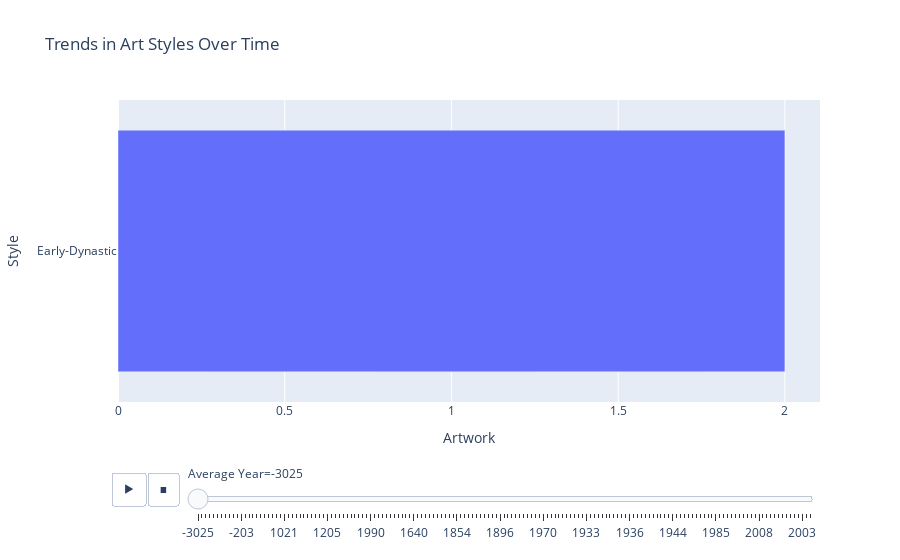

This figure's notebook cell:
### Markdown cell above
**There seems to be very large number of artworks produced between 1900 - 1999 in this dataset. There could be a number of reasons**
1) the way the data was scraped
2) it is harder to access and preserve artworks produced earlier than 1900
3) in the 20th century, changes in art forms and concepts have made art more accessible to the general public (i.e. the invention of cameras, rising popularity of graffiti art as well as how modern art appreciates using ready-made objects to create artworks)

### Code cell
fig = px.bar(style_merged, x = 'Artwork', y = 'Style', animation_frame='Average Year',title='Trends in Art Styles Over Time')
fig.show()

### Figure 1 — Plotly figure (JSON) as saved in the notebook; plotly's stock layout.template omitted (floating-point values rounded to 4 significant figures)
{"data": [{"alignmentgroup": "True", "hovertemplate": "Average Year=-3025<br>Artwork=%{x}<br>Style=%{y}<extra></extra>", "legendgroup": "", "marker": {"color": "#636efa", "pattern": {"shape": ""}}, "name": "", "offsetgroup": "", "orientation": "h", "showlegend": false, "textposition": "auto", "type": "bar", "x": [2], "xaxis": "x", "y": ["Early-Dynastic"], "yaxis": "y"}], "layout": {"barmode": "relative", "legend": {"tracegroupgap": 0}, "sliders": [{"active": 0, "currentvalue": {"prefix": "Average Year="}, "len": 0.9, "pad": {"b": 10, "t": 60}, "steps": [{"args": [["-3025"], {"frame": {"duration": 0, "redraw": true}, "fromcurrent": true, "mode": "immediate", "transition": {"duration": 0, "easing": "linear"}}], "label": "-3025", "method": "animate"}, {"args": [["-2025"], {"frame": {"duration": 0, "redraw": true}, "fromcurrent": true, "mode": "immediate", "transition": {"duration": 0, "easing": "linear"}}], "label": "-2025", "method": "animate"}, {"args": [["-2570"], {"frame": {"duration": 0, "redraw": true}, "fromcurrent": true, "mode": "immediate", "transition": {"duration": 0, "easing": "linear"}}], "label": "-2570", "method": "animate"}, {"args": [["-1550"], {"frame": {"duration": 0, "redraw": true}, "fromcurrent": true, "mode": "immediate", "transition": {"duration": 0, "easing": "linear"}}], "label": "-1550", "method": "animate"}, {"args": [["-1400"], {"frame": {"duration": 0, "redraw": true}, "fromcurrent": true, "mode": "immediate", "transition": {"duration": 0, "easing": "linear"}}], "label": "-1400", "method": "animate"}, {"args": [["-1347"], {"frame": {"duration": 0, "redraw": true}, "fromcurrent": true, "mode": "immediate", "transition": {"duration": 0, "easing": "linear"}}], "label": "-1347", "method": "animate"}, {"args": [["-937"], {"frame": {"duration": 0, "redraw": true}, "fromcurrent": true, "mode": "immediate", "transition": {"duration": 0, "easing": "linear"}}], "label": "-937", "method": "animate"}, {"args": [["949"], {"frame": {"duration": 0, "redraw": true}, "fromcurrent": true, "mode": "immediate", "transition": {"duration": 0, "easing": "linear"}}], "label": "949", "method": "animate"}, {"args": [["-533"], {"frame": {"duration": 0, "redraw": true}, "fromcurrent": true, "mode": "immediate", "transition": {"duration": 0, "easing": "linear"}}], "label": "-533", "method": "animate"}, {"args": [["-389"], {"frame": {"duration": 0, "redraw": true}, "fromcurrent": true, "mode": "immediate", "transition": {"duration": 0, "easing": "linear"}}], "label": "-389", "method": "animate"}, {"args": [["5"], {"frame": {"duration": 0, "redraw": true}, "fromcurrent": true, "mode": "immediate", "transition": {"duration": 0, "easing": "linear"}}], "label": "5", "method": "animate"}, {"args": [["-203"], {"frame": {"duration": 0, "redraw": true}, "fromcurrent": true, "mode": "immediate", "transition": {"duration": 0, "easing": "linear"}}], "label": "-203", "method": "animate"}, {"args": [["1413"], {"frame": {"duration": 0, "redraw": true}, "fromcurrent": true, "mode": "immediate", "transition": {"duration": 0, "easing": "linear"}}], "label": "1413", "method": "animate"}, {"args": [["1464"], {"frame": {"duration": 0, "redraw": true}, "fromcurrent": true, "mode": "immediate", "transition": {"duration": 0, "easing": "linear"}}], "label": "1464", "method": "animate"}, {"args": [["179"], {"frame": {"duration": 0, "redraw": true}, "fromcurrent": true, "mode": "immediate", "transition": {"duration": 0, "easing": "linear"}}], "label": "179", "method": "animate"}, {"args": [["511"], {"frame": {"duration": 0, "redraw": true}, "fromcurrent": true, "mode": "immediate", "transition": {"duration": 0, "easing": "linear"}}], "label": "511", "method": "animate"}, {"args": [["1436"], {"frame": {"duration": 0, "redraw": true}, "fromcurrent": true, "mode": "immediate", "transition": {"duration": 0, "easing": "linear"}}], "label": "1436", "method": "animate"}, {"args": [["1340"], {"frame": {"duration": 0, "redraw": true}, "fromcurrent": true, "mode": "immediate", "transition": {"duration": 0, "easing": "linear"}}], "label": "1340", "method": "animate"}, {"args": [["1207"], {"frame": {"duration": 0, "redraw": true}, "fromcurrent": true, "mode": "immediate", "transition": {"duration": 0, "easing": "linear"}}], "label": "1207", "method": "animate"}, {"args": [["1802"], {"frame": {"duration": 0, "redraw": true}, "fromcurrent": true, "mode": "immediate", "transition": {"duration": 0, "easing": "linear"}}], "label": "1802", "method": "animate"}, {"args": [["940"], {"frame": {"duration": 0, "redraw": true}, "fromcurrent": true, "mode": "immediate", "transition": {"duration": 0, "easing": "linear"}}], "label": "940", "method": "animate"}, {"args": [["1060"], {"frame": {"duration": 0, "redraw": true}, "fromcurrent": true, "mode": "immediate", "transition": {"duration": 0, "easing": "linear"}}], "label": "1060", "method": "animate"}, {"args": [["1021"], {"frame": {"duration": 0, "redraw": true}, "fromcurrent": true, "mode": "immediate", "transition": {"duration": 0, "easing": "linear"}}], "label": "1021", "method": "animate"}, {"args": [["1148"], {"frame": {"duration": 0, "redraw": true}, "fromcurrent": true, "mode": "immediate", "transition": {"duration": 0, "easing": "linear"}}], "label": "1148", "method": "animate"}, {"args": [["1299"], {"frame": {"duration": 0, "redraw": true}, "fromcurrent": true, "mode": "immediate", "transition": {"duration": 0, "easing": "linear"}}], "label": "1299", "method": "animate"}, {"args": [["1507"], {"frame": {"duration": 0, "redraw": true}, "fromcurrent": true, "mode": "immediate", "transition": {"duration": 0, "easing": "linear"}}], "label": "1507", "method": "animate"}, {"args": [["1128"], {"frame": {"duration": 0, "redraw": true}, "fromcurrent": true, "mode": "immediate", "transition": {"duration": 0, "easing": "linear"}}], "label": "1128", "method": "animate"}, {"args": [["1422"], {"frame": {"duration": 0, "redraw": true}, "fromcurrent": true, "mode": "immediate", "transition": {"duration": 0, "easing": "linear"}}], "label": "1422", "method": "animate"}, {"args": [["1236"], {"frame": {"duration": 0, "redraw": true}, "fromcurrent": true, "mode": "immediate", "transition": {"duration": 0, "easing": "linear"}}], "label": "1236", "method": "animate"}, {"args": [["1187"], {"frame": {"duration": 0, "redraw": true}, "fromcurrent": true, "mode": "immediate", "transition": {"duration": 0, "easing": "linear"}}], "label": "1187", "method": "animate"}, {"args": [["1222"], {"frame": {"duration": 0, "redraw": true}, "fromcurrent": true, "mode": "immediate", "transition": {"duration": 0, "easing": "linear"}}], "label": "1222", "method": "animate"}, {"args": [["1244"], {"frame": {"duration": 0, "redraw": true}, "fromcurrent": true, "mode": "immediate", "transition": {"duration": 0, "easing": "linear"}}], "label": "1244", "method": "animate"}, {"args": [["1597"], {"frame": {"duration": 0, "redraw": true}, "fromcurrent": true, "mode": "immediate", "transition": {"duration": 0, "easing": "linear"}}], "label": "1597", "method": "animate"}, {"args": [["1205"], {"frame": {"duration": 0, "redraw": true}, "fromcurrent": true, "mode": "immediate", "transition": {"duration": 0, "easing": "linear"}}], "label": "1205", "method": "animate"}, {"args": [["1438"], {"frame": {"duration": 0, "redraw": true}, "fromcurrent": true, "mode": "immediate", "transition": {"duration": 0, "easing": "linear"}}], "label": "1438", "method": "animate"}, {"args": [["1528"], {"frame": {"duration": 0, "redraw": true}, "fromcurrent": true, "mode": "immediate", "transition": {"duration": 0, "easing": "linear"}}], "label": "1528", "method": "animate"}, {"args": [["1291"], {"frame": {"duration": 0, "redraw": true}, "fromcurrent": true, "mode": "immediate", "transition": {"duration": 0, "easing": "linear"}}], "label": "1291", "method": "animate"}, {"args": [["1258"], {"frame": {"duration": 0, "redraw": true}, "fromcurrent": true, "mode": "immediate", "transition": {"duration": 0, "easing": "linear"}}], "label": "1258", "method": "animate"}, {"args": [["1327"], {"frame": {"duration": 0, "redraw": true}, "fromcurrent": true, "mode": "immediate", "transition": {"duration": 0, "easing": "linear"}}], "label": "1327", "method": "animate"}, {"args": [["1462"], {"frame": {"duration": 0, "redraw": true}, "fromcurrent": true, "mode": "immediate", "transition": {"duration": 0, "easing": "linear"}}], "label": "1462", "method": "animate"}, {"args": [["1338"], {"frame": {"duration": 0, "redraw": true}, "fromcurrent": true, "mode": "immediate", "transition": {"duration": 0, "easing": "linear"}}], "label": "1338", "method": "animate"}, {"args": [["1501"], {"frame": {"duration": 0, "redraw": true}, "fromcurrent": true, "mode": "immediate", "transition": {"duration": 0, "easing": "linear"}}], "label": "1501", "method": "animate"}, {"args": [["1513"], {"frame": {"duration": 0, "redraw": true}, "fromcurrent": true, "mode": "immediate", "transition": {"duration": 0, "easing": "linear"}}], "label": "1513", "method": "animate"}, {"args": [["1442"], {"frame": {"duration": 0, "redraw": true}, "fromcurrent": true, "mode": "immediate", "transition": {"duration": 0, "easing": "linear"}}], "label": "1442", "method": "animate"}, {"args": [["1990"], {"frame": {"duration": 0, "redraw": true}, "fromcurrent": true, "mode": "immediate", "transition": {"duration": 0, "easing": "linear"}}], "label": "1990", "method": "animate"}, {"args": [["1558"], {"frame": {"duration": 0, "redraw": true}, "fromcurrent": true, "mode": "immediate", "transition": {"duration": 0, "easing": "linear"}}], "label": "1558", "method": "animate"}, {"args": [["1450"], {"frame": {"duration": 0, "redraw": true}, "fromcurrent": true, "mode": "immediate", "transition": {"duration": 0, "easing": "linear"}}], "label": "1450", "method": "animate"}, {"args": [["1499"], {"frame": {"duration": 0, "redraw": true}, "fromcurrent": true, "mode": "immediate", "transition": {"duration": 0, "easing": "linear"}}], "label": "1499", "method": "animate"}, {"args": [["1881"], {"frame": {"duration": 0, "redraw": true}, "fromcurrent": true, "mode": "immediate", "transition": {"duration": 0, "easing": "linear"}}], "label": "1881", "method": "animate"}, {"args": [["1674"], {"frame": {"duration": 0, "redraw": true}, "fromcurrent": true, "mode": "immediate", "transition": {"duration": 0, "easing": "linear"}}], "label": "1674", "method": "animate"}, {"args": [["1572"], {"frame": {"duration": 0, "redraw": true}, "fromcurrent": true, "mode": "immediate", "transition": {"duration": 0, "easing": "linear"}}], "label": "1572", "method": "animate"}, {"args": [["1841"], {"frame": {"duration": 0, "redraw": true}, "fromcurrent": true, "mode": "immediate", "transition": {"duration": 0, "easing": "linear"}}], "label": "1841", "method": "animate"}, {"args": [["1587"], {"frame": {"duration": 0, "redraw": true}, "fromcurrent": true, "mode": "immediate", "transition": {"duration": 0, "easing": "linear"}}], "label": "1587", "method": "animate"}, {"args": [["1672"], {"frame": {"duration": 0, "redraw": true}, "fromcurrent": true, "mode": "immediate", "transition": {"duration": 0, "easing": "linear"}}], "label": "1672", "method": "animate"}, {"args": [["1629"], {"frame": {"duration": 0, "redraw": true}, "fromcurrent": true, "mode": "immediate", "transition": {"duration": 0, "easing": "linear"}}], "label": "1629", "method": "animate"}, {"args": [["1640"], {"frame": {"duration": 0, "redraw": true}, "fromcurrent": true, "mode": "immediate", "transition": {"duration": 0, "easing": "linear"}}], "label": "1640", "method": "animate"}, {"args": [["1638"], {"frame": {"duration": 0, "redraw": true}, "fromcurrent": true, "mode": "immediate", "transition": {"duration": 0, "easing": "linear"}}], "label": "1638", "method": "animate"}, {"args": [["1646"], {"frame": {"duration": 0, "redraw": true}, "fromcurrent": true, "mode": "immediate", "transition": {"duration": 0, "easing": "linear"}}], "label": "1646", "method": "animate"}, {"args": [["1625"], {"frame": {"duration": 0, "redraw": true}, "fromcurrent": true, "mode": "immediate", "transition": {"duration": 0, "easing": "linear"}}], "label": "1625", "method": "animate"}, {"args": [["1684"], {"frame": {"duration": 0, "redraw": true}, "fromcurrent": true, "mode": "immediate", "transition": {"duration": 0, "easing": "linear"}}], "label": "1684", "method": "animate"}, {"args": [["1771"], {"frame": {"duration": 0, "redraw": true}, "fromcurrent": true, "mode": "immediate", "transition": {"duration": 0, "easing": "linear"}}], "label": "1771", "method": "animate"}, {"args": [["1883"], {"frame": {"duration": 0, "redraw": true}, "fromcurrent": true, "mode": "immediate", "transition": {"duration": 0, "easing": "linear"}}], "label": "1883", "method": "animate"}, {"args": [["1786"], {"frame": {"duration": 0, "redraw": true}, "fromcurrent": true, "mode": "immediate", "transition": {"duration": 0, "easing": "linear"}}], "label": "1786", "method": "animate"}, {"args": [["1859"], {"frame": {"duration": 0, "redraw": true}, "fromcurrent": true, "mode": "immediate", "transition": {"duration": 0, "easing": "linear"}}], "label": "1859", "method": "animate"}, {"args": [["1790"], {"frame": {"duration": 0, "redraw": true}, "fromcurrent": true, "mode": "immediate", "transition": {"duration": 0, "easing": "linear"}}], "label": "1790", "method": "animate"}, {"args": [["1816"], {"frame": {"duration": 0, "redraw": true}, "fromcurrent": true, "mode": "immediate", "transition": {"duration": 0, "easing": "linear"}}], "label": "1816", "method": "animate"}, {"args": [["1854"], {"frame": {"duration": 0, "redraw": true}, "fromcurrent": true, "mode": "immediate", "transition": {"duration": 0, "easing": "linear"}}], "label": "1854", "method": "animate"}, {"args": [["1923"], {"frame": {"duration": 0, "redraw": true}, "fromcurrent": true, "mode": "immediate", "transition": {"duration": 0, "easing": "linear"}}], "label": "1923", "method": "animate"}, {"args": [["1890"], {"frame": {"duration": 0, "redraw": true}, "fromcurrent": true, "mode": "immediate", "transition": {"duration": 0, "easing": "linear"}}], "label": "1890", "method": "animate"}, {"args": [["1901"], {"frame": {"duration": 0, "redraw": true}, "fromcurrent": true, "mode": "immediate", "transition": {"duration": 0, "easing": "linear"}}], "label": "1901", "method": "animate"}, {"args": [["1943"], {"frame": {"duration": 0, "redraw": true}, "fromcurrent": true, "mode": "immediate", "transition": {"duration": 0, "easing": "linear"}}], "label": "1943", "method": "animate"}, {"args": [["1838"], {"frame": {"duration": 0, "redraw": true}, "fromcurrent": true, "mode": "immediate", "transition": {"duration": 0, "easing": "linear"}}], "label": "1838", "method": "animate"}, {"args": [["1858"], {"frame": {"duration": 0, "redraw": true}, "fromcurrent": true, "mode": "immediate", "transition": {"duration": 0, "easing": "linear"}}], "label": "1858", "method": "animate"}, {"args": [["1876"], {"frame": {"duration": 0, "redraw": true}, "fromcurrent": true, "mode": "immediate", "transition": {"duration": 0, "easing": "linear"}}], "label": "1876", "method": "animate"}, {"args": [["1885"], {"frame": {"duration": 0, "redraw": true}, "fromcurrent": true, "mode": "immediate", "transition": {"duration": 0, "easing": "linear"}}], "label": "1885", "method": "animate"}, {"args": [["1893"], {"frame": {"duration": 0, "redraw": true}, "fromcurrent": true, "mode": "immediate", "transition": {"duration": 0, "easing": "linear"}}], "label": "1893", "method": "animate"}, {"args": [["1913"], {"frame": {"duration": 0, "redraw": true}, "fromcurrent": true, "mode": "immediate", "transition": {"duration": 0, "easing": "linear"}}], "label": "1913", "method": "animate"}, {"args": [["1896"], {"frame": {"duration": 0, "redraw": true}, "fromcurrent": true, "mode": "immediate", "transition": {"duration": 0, "easing": "linear"}}], "label": "1896", "method": "animate"}, {"args": [["1965"], {"frame": {"duration": 0, "redraw": true}, "fromcurrent": true, "mode": "immediate", "transition": {"duration": 0, "easing": "linear"}}], "label": "1965", "method": "animate"}, {"args": [["1899"], {"frame": {"duration": 0, "redraw": true}, "fromcurrent": true, "mode": "immediate", "transition": {"duration": 0, "easing": "linear"}}], "label": "1899", "method": "animate"}, {"args": [["1905"], {"frame": {"duration": 0, "redraw": true}, "fromcurrent": true, "mode": "immediate", "transition": {"duration": 0, "easing": "linear"}}], "label": "1905", "method": "animate"}, {"args": [["1925"], {"frame": {"duration": 0, "redraw": true}, "fromcurrent": true, "mode": "immediate", "transition": {"duration": 0, "easing": "linear"}}], "label": "1925", "method": "animate"}, {"args": [["1938"], {"frame": {"duration": 0, "redraw": true}, "fromcurrent": true, "mode": "immediate", "transition": {"duration": 0, "easing": "linear"}}], "label": "1938", "method": "animate"}, {"args": [["1891"], {"frame": {"duration": 0, "redraw": true}, "fromcurrent": true, "mode": "immediate", "transition": {"duration": 0, "easing": "linear"}}], "label": "1891", "method": "animate"}, {"args": [["1958"], {"frame": {"duration": 0, "redraw": true}, "fromcurrent": true, "mode": "immediate", "transition": {"duration": 0, "easing": "linear"}}], "label": "1958", "method": "animate"}, {"args": [["1948"], {"frame": {"duration": 0, "redraw": true}, "fromcurrent": true, "mode": "immediate", "transition": {"duration": 0, "easing": "linear"}}], "label": "1948", "method": "animate"}, {"args": [["1908"], {"frame": {"duration": 0, "redraw": true}, "fromcurrent": true, "mode": "immediate", "transition": {"duration": 0, "easing": "linear"}}], "label": "1908", "method": "animate"}, {"args": [["1954"], {"frame": {"duration": 0, "redraw": true}, "fromcurrent": true, "mode": "immediate", "transition": {"duration": 0, "easing": "linear"}}], "label": "1954", "method": "animate"}, {"args": [["1970"], {"frame": {"duration": 0, "redraw": true}, "fromcurrent": true, "mode": "immediate", "transition": {"duration": 0, "easing": "linear"}}], "label": "1970", "method": "animate"}, {"args": [["1861"], {"frame": {"duration": 0, "redraw": true}, "fromcurrent": true, "mode": "immediate", "transition": {"duration": 0, "easing": "linear"}}], "label": "1861", "method": "animate"}, {"args": [["1930"], {"frame": {"duration": 0, "redraw": true}, "fromcurrent": true, "mode": "immediate", "transition": {"duration": 0, "easing": "linear"}}], "label": "1930", "method": "animate"}, {"args": [["1910"], {"frame": {"duration": 0, "redraw": true}, "fromcurrent": true, "mode": "immediate", "transition": {"duration": 0, "easing": "linear"}}], "label": "1910", "method": "animate"}, {"args": [["1975"], {"frame": {"duration": 0, "redraw": true}, "fromcurrent": true, "mode": "immediate", "transition": {"duration": 0, "easing": "linear"}}], "label": "1975", "method": "animate"}, {"args": [["1953"], {"frame": {"duration": 0, "redraw": true}, "fromcurrent": true, "mode": "immediate", "transition": {"duration": 0, "easing": "linear"}}], "label": "1953", "method": "animate"}, {"args": [["1922"], {"frame": {"duration": 0, "redraw": true}, "fromcurrent": true, "mode": "immediate", "transition": {"duration": 0, "easing": "linear"}}], "label": "1922", "method": "animate"}, {"args": [["1920"], {"frame": {"duration": 0, "redraw": true}, "fromcurrent": true, "mode": "immediate", "transition": {"duration": 0, "easing": "linear"}}], "label": "1920", "method": "animate"}, {"args": [["1897"], {"frame": {"duration": 0, "redraw": true}, "fromcurrent": true, "mode": "immediate", "transition": {"duration": 0, "easing": "linear"}}], "label": "1897", "method": "animate"}, {"args": [["1932"], {"frame": {"duration": 0, "redraw": true}, "fromcurrent": true, "mode": "immediate", "transition": {"duration": 0, "easing": "linear"}}], "label": "1932", "method": "animate"}, {"args": [["1926"], {"frame": {"duration": 0, "redraw": true}, "fromcurrent": true, "mode": "immediate", "transition": {"duration": 0, "easing": "linear"}}], "label": "1926", "method": "animate"}, {"args": [["1933"], {"frame": {"duration": 0, "redraw": true}, "fromcurrent": true, "mode": "immediate", "transition": {"duration": 0, "easing": "linear"}}], "label": "1933", "method": "animate"}, {"args": [["1935"], {"frame": {"duration": 0, "redraw": true}, "fromcurrent": true, "mode": "immediate", "transition": {"duration": 0, "easing": "linear"}}], "label": "1935", "method": "animate"}, {"args": [["1964"], {"frame": {"duration": 0, "redraw": true}, "fromcurrent": true, "mode": "immediate", "transition": {"duration": 0, "easing": "linear"}}], "label": "1964", "method": "animate"}, {"args": [["1931"], {"frame": {"duration": 0, "redraw": true}, "fromcurrent": true, "mode": "immediate", "transition": {"duration": 0, "easing": "linear"}}], "label": "1931", "method": "animate"}, {"args": [["1976"], {"frame": {"duration": 0, "redraw": true}, "fromcurrent": true, "mode": "immediate", "transition": {"duration": 0, "easing": "linear"}}], "label": "1976", "method": "animate"}, {"args": [["1924"], {"frame": {"duration": 0, "redraw": true}, "fromcurrent": true, "mode": "immediate", "transition": {"duration": 0, "easing": "linear"}}], "label": "1924", "method": "animate"}, {"args": [["1929"], {"frame": {"duration": 0, "redraw": true}, "fromcurrent": true, "mode": "immediate", "transition": {"duration": 0, "easing": "linear"}}], "label": "1929", "method": "animate"}, {"args": [["1969"], {"frame": {"duration": 0, "redraw": true}, "fromcurrent": true, "mode": "immediate", "transition": {"duration": 0, "easing": "linear"}}], "label": "1969", "method": "animate"}, {"args": [["1977"], {"frame": {"duration": 0, "redraw": true}, "fromcurrent": true, "mode": "immediate", "transition": {"duration": 0, "easing": "linear"}}], "label": "1977", "method": "animate"}, {"args": [["1912"], {"frame": {"duration": 0, "redraw": true}, "fromcurrent": true, "mode": "immediate", "transition": {"duration": 0, "easing": "linear"}}], "label": "1912", "method": "animate"}, {"args": [["1941"], {"frame": {"duration": 0, "redraw": true}, "fromcurrent": true, "mode": "immediate", "transition": {"duration": 0, "easing": "linear"}}], "label": "1941", "method": "animate"}, {"args": [["1936"], {"frame": {"duration": 0, "redraw": true}, "fromcurrent": true, "mode": "immediate", "transition": {"duration": 0, "easing": "linear"}}], "label": "1936", "method": "animate"}, {"args": [["1918"], {"frame": {"duration": 0, "redraw": true}, "fromcurrent": true, "mode": "immediate", "transition": {"duration": 0, "easing": "linear"}}], "label": "1918", "method": "animate"}, {"args": [["1960"], {"frame": {"duration": 0, "redraw": true}, "fromcurrent": true, "mode": "immediate", "transition": {"duration": 0, "easing": "linear"}}], "label": "1960", "method": "animate"}, {"args": [["1939"], {"frame": {"duration": 0, "redraw": true}, "fromcurrent": true, "mode": "immediate", "transition": {"duration": 0, "easing": "linear"}}], "label": "1939", "method": "animate"}, {"args": [["1934"], {"frame": {"duration": 0, "redraw": true}, "fromcurrent": true, "mode": "immediate", "transition": {"duration": 0, "easing": "linear"}}], "label": "1934", "method": "animate"}, {"args": [["1951"], {"frame": {"duration": 0, "redraw": true}, "fromcurrent": true, "mode": "immediate", "transition": {"duration": 0, "easing": "linear"}}], "label": "1951", "method": "animate"}, {"args": [["1940"], {"frame": {"duration": 0, "redraw": true}, "fromcurrent": true, "mode": "immediate", "transition": {"duration": 0, "easing": "linear"}}], "label": "1940", "method": "animate"}, {"args": [["1942"], {"frame": {"duration": 0, "redraw": true}, "fromcurrent": true, "mode": "immediate", "transition": {"duration": 0, "easing": "linear"}}], "label": "1942", "method": "animate"}, {"args": [["1952"], {"frame": {"duration": 0, "redraw": true}, "fromcurrent": true, "mode": "immediate", "transition": {"duration": 0, "easing": "linear"}}], "label": "1952", "method": "animate"}, {"args": [["1955"], {"frame": {"duration": 0, "redraw": true}, "fromcurrent": true, "mode": "immediate", "transition": {"duration": 0, "easing": "linear"}}], "label": "1955", "method": "animate"}, {"args": [["1962"], {"frame": {"duration": 0, "redraw": true}, "fromcurrent": true, "mode": "immediate", "transition": {"duration": 0, "easing": "linear"}}], "label": "1962", "method": "animate"}, {"args": [["1944"], {"frame": {"duration": 0, "redraw": true}, "fromcurrent": true, "mode": "immediate", "transition": {"duration": 0, "easing": "linear"}}], "label": "1944", "method": "animate"}, {"args": [["1927"], {"frame": {"duration": 0, "redraw": true}, "fromcurrent": true, "mode": "immediate", "transition": {"duration": 0, "easing": "linear"}}], "label": "1927", "method": "animate"}, {"args": [["1994"], {"frame": {"duration": 0, "redraw": true}, "fromcurrent": true, "mode": "immediate", "transition": {"duration": 0, "easing": "linear"}}], "label": "1994", "method": "animate"}, {"args": [["1945"], {"frame": {"duration": 0, "redraw": true}, "fromcurrent": true, "mode": "immediate", "transition": {"duration": 0, "easing": "linear"}}], "label": "1945", "method": "animate"}, {"args": [["1973"], {"frame": {"duration": 0, "redraw": true}, "fromcurrent": true, "mode": "immediate", "transition": {"duration": 0, "easing": "linear"}}], "label": "1973", "method": "animate"}, {"args": [["1967"], {"frame": {"duration": 0, "redraw": true}, "fromcurrent": true, "mode": "immediate", "transition": {"duration": 0, "easing": "linear"}}], "label": "1967", "method": "animate"}, {"args": [["1971"], {"frame": {"duration": 0, "redraw": true}, "fromcurrent": true, "mode": "immediate", "transition": {"duration": 0, "easing": "linear"}}], "label": "1971", "method": "animate"}, {"args": [["1968"], {"frame": {"duration": 0, "redraw": true}, "fromcurrent": true, "mode": "immediate", "transition": {"duration": 0, "easing": "linear"}}], "label": "1968", "method": "animate"}, {"args": [["1984"], {"frame": {"duration": 0, "redraw": true}, "fromcurrent": true, "mode": "immediate", "transition": {"duration": 0, "easing": "linear"}}], "label": "1984", "method": "animate"}, {"args": [["1980"], {"frame": {"duration": 0, "redraw": true}, "fromcurrent": true, "mode": "immediate", "transition": {"duration": 0, "easing": "linear"}}], "label": "1980", "method": "animate"}, {"args": [["1989"], {"frame": {"duration": 0, "redraw": true}, "fromcurrent": true, "mode": "immediate", "transition": {"duration": 0, "easing": "linear"}}], "label": "1989", "method": "animate"}, {"args": [["1985"], {"frame": {"duration": 0, "redraw": true}, "fromcurrent": true, "mode": "immediate", "transition": {"duration": 0, "easing": "linear"}}], "label": "1985", "method": "animate"}, {"args": [["1978"], {"frame": {"duration": 0, "redraw": true}, "fromcurrent": true, "mode": "immediate", "transition": {"duration": 0, "easing": "linear"}}], "label": "1978", "method": "animate"}, {"args": [["2001"], {"frame": {"duration": 0, "redraw": true}, "fromcurrent": true, "mode": "immediate", "transition": {"duration": 0, "easing": "linear"}}], "label": "2001", "method": "animate"}, {"args": [["2009"], {"frame": {"duration": 0, "redraw": true}, "fromcurrent": true, "mode": "immediate", "transition": {"duration": 0, "easing": "linear"}}], "label": "2009", "method": "animate"}, {"args": [["1995"], {"frame": {"duration": 0, "redraw": true}, "fromcurrent": true, "mode": "immediate", "transition": {"duration": 0, "easing": "linear"}}], "label": "1995", "method": "animate"}, {"args": [["2006"], {"frame": {"duration": 0, "redraw": true}, "fromcurrent": true, "mode": "immediate", "transition": {"duration": 0, "easing": "linear"}}], "label": "2006", "method": "animate"}, {"args": [["2002"], {"frame": {"duration": 0, "redraw": true}, "fromcurrent": true, "mode": "immediate", "transition": {"duration": 0, "easing": "linear"}}], "label": "2002", "method": "animate"}, {"args": [["1998"], {"frame": {"duration": 0, "redraw": true}, "fromcurrent": true, "mode": "immediate", "transition": {"duration": 0, "easing": "linear"}}], "label": "1998", "method": "animate"}, {"args": [["2013"], {"frame": {"duration": 0, "redraw": true}, "fromcurrent": true, "mode": "immediate", "transition": {"duration": 0, "easing": "linear"}}], "label": "2013", "method": "animate"}, {"args": [["1988"], {"frame": {"duration": 0, "redraw": true}, "fromcurrent": true, "mode": "immediate", "transition": {"duration": 0, "easing": "linear"}}], "label": "1988", "method": "animate"}, {"args": [["1986"], {"frame": {"duration": 0, "redraw": true}, "fromcurrent": true, "mode": "immediate", "transition": {"duration": 0, "easing": "linear"}}], "label": "1986", "method": "animate"}, {"args": [["2008"], {"frame": {"duration": 0, "redraw": true}, "fromcurrent": true, "mode": "immediate", "transition": {"duration": 0, "easing": "linear"}}], "label": "2008", "method": "animate"}, {"args": [["1987"], {"frame": {"duration": 0, "redraw": true}, "fromcurrent": true, "mode": "immediate", "transition": {"duration": 0, "easing": "linear"}}], "label": "1987", "method": "animate"}, {"args": [["1972"], {"frame": {"duration": 0, "redraw": true}, "fromcurrent": true, "mode": "immediate", "transition": {"duration": 0, "easing": "linear"}}], "label": "1972", "method": "animate"}, {"args": [["1996"], {"frame": {"duration": 0, "redraw": true}, "fromcurrent": true, "mode": "immediate", "transition": {"duration": 0, "easing": "linear"}}], "label": "1996", "method": "animate"}, {"args": [["1983"], {"frame": {"duration": 0, "redraw": true}, "fromcurrent": true, "mode": "immediate", "transition": {"duration": 0, "easing": "linear"}}], "label": "1983", "method": "animate"}, {"args": [["1992"], {"frame": {"duration": 0, "redraw": true}, "fromcurrent": true, "mode": "immediate", "transition": {"duration": 0, "easing": "linear"}}], "label": "1992", "method": "animate"}, {"args": [["1991"], {"frame": {"duration": 0, "redraw": true}, "fromcurrent": true, "mode": "immediate", "transition": {"duration": 0, "easing": "linear"}}], "label": "1991", "method": "animate"}, {"args": [["1997"], {"frame": {"duration": 0, "redraw": true}, "fromcurrent": true, "mode": "immediate", "transition": {"duration": 0, "easing": "linear"}}], "label": "1997", "method": "animate"}, {"args": [["1982"], {"frame": {"duration": 0, "redraw": true}, "fromcurrent": true, "mode": "immediate", "transition": {"duration": 0, "easing": "linear"}}], "label": "1982", "method": "animate"}, {"args": [["2000"], {"frame": {"duration": 0, "redraw": true}, "fromcurrent": true, "mode": "immediate", "transition": {"duration": 0, "easing": "linear"}}], "label": "2000", "method": "animate"}, {"args": [["2005"], {"frame": {"duration": 0, "redraw": true}, "fromcurrent": true, "mode": "immediate", "transition": {"duration": 0, "easing": "linear"}}], "label": "2005", "method": "animate"}, {"args": [["2003"], {"frame": {"duration": 0, "redraw": true}, "fromcurrent": true, "mode": "immediate", "transition": {"duration": 0, "easing": "linear"}}], "label": "2003", "method": "animate"}, {"args": [["2011"], {"frame": {"duration": 0, "redraw": true}, "fromcurrent": true, "mode": "immediate", "transition": {"duration": 0, "easing": "linear"}}], "label": "2011", "method": "animate"}, {"args": [["2019"], {"frame": {"duration": 0, "redraw": true}, "fromcurrent": true, "mode": "immediate", "transition": {"duration": 0, "easing": "linear"}}], "label": "2019", "method": "animate"}], "x": 0.1, "xanchor": "left", "y": 0, "yanchor": "top"}], "title": {"text": "Trends in Art Styles Over Time"}, "updatemenus": [{"buttons": [{"args": [null, {"frame": {"duration": 500, "redraw": true}, "fromcurrent": true, "mode": "immediate", "transition": {"duration": 500, "easing": "linear"}}], "label": "&#9654;", "method": "animate"}, {"args": [[null], {"frame": {"duration": 0, "redraw": true}, "fromcurrent": true, "mode": "immediate", "transition": {"duration": 0, "easing": "linear"}}], "label": "&#9724;", "method": "animate"}], "direction": "left", "pad": {"r": 10, "t": 70}, "showactive": false, "type": "buttons", "x": 0.1, "xanchor": "right", "y": 0, "yanchor": "top"}], "xaxis": {"anchor": "y", "domain": [0, 1], "title": {"text": "Artwork"}}, "yaxis": {"anchor": "x", "domain": [0, 1], "title": {"text": "Style"}}}}
